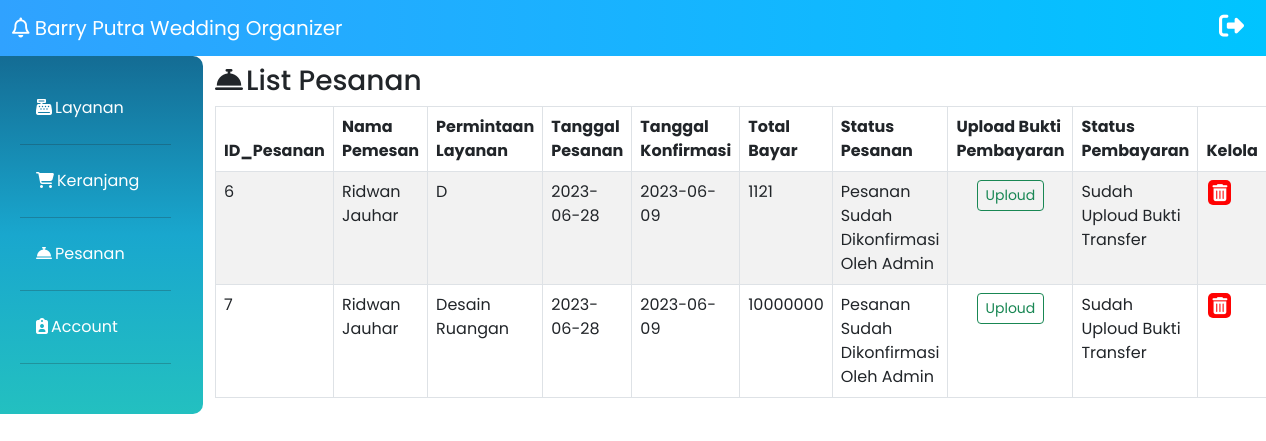
Page /pelanggan_pesanan.php (signed in) on the committed database.
### tables this page shows
CREATE TABLE IF NOT EXISTS `pesanan` (
  `id_pesanan` int(11) NOT NULL AUTO_INCREMENT,
  `tanggal_permintaan` date NOT NULL,
  `status_konfirmasi` varchar(100) DEFAULT 'Belum Dikonfirmasi Admin',
  `tanggal_konfirmasi` date DEFAULT NULL,
  `id_keranjang` int(11) DEFAULT NULL,
  `id_pelanggan` int(11) DEFAULT NULL,
  `status_pembayaran` varchar(100) DEFAULT 'Belum Ada Bukti Transfer',
  PRIMARY KEY (`id_pesanan`),
  KEY `FK_pesanan_pelanggan` (`id_pelanggan`),
  KEY `FK_pesanan_keranjang` (`id_keranjang`),
  CONSTRAINT `FK_pesanan_keranjang` FOREIGN KEY (`id_keranjang`) REFERENCES `keranjang` (`id_keranjang`),
  CONSTRAINT `FK_pesanan_pelanggan` FOREIGN KEY (`id_pelanggan`) REFERENCES `pelanggan` (`id_pelanggan`) ON DELETE CASCADE ON UPDATE CASCADE
);

CREATE TABLE IF NOT EXISTS `pelanggan` (
  `id_pelanggan` int(11) NOT NULL AUTO_INCREMENT,
  `nama` varchar(100) DEFAULT '-',
  `alamat` varchar(100) DEFAULT '-',
  `telepon` varchar(50) DEFAULT '-',
  `email` varchar(100) DEFAULT '-',
  `umur` int(11) DEFAULT NULL,
  `gender` varchar(50) DEFAULT '-',
  `pekerjaan` varchar(100) DEFAULT '-',
  `tanggal_lahir` date DEFAULT NULL,
  `id_akun` int(11) NOT NULL,
  PRIMARY KEY (`id_pelanggan`),
  KEY `FK_pelanggan_users` (`id_akun`) USING BTREE,
  CONSTRAINT `FK_pelanggan_akun` FOREIGN KEY (`id_akun`) REFERENCES `akun` (`id_akun`) ON DELETE CASCADE ON UPDATE CASCADE
);

CREATE TABLE IF NOT EXISTS `layanan` (
  `id_layanan` int(11) NOT NULL AUTO_INCREMENT,
  `nama_layanan` varchar(100) NOT NULL,
  `deskripsi` varchar(100) NOT NULL,
  `harga` int(12) NOT NULL DEFAULT 0,
  PRIMARY KEY (`id_layanan`)
);

### pelanggan_pesanan.php (the view, shortened to what this page needs)
<!doctype html>
<html lang="en">
<head>
    <link href="https://cdn.jsdelivr.net/npm/bootstrap@5.3.0-alpha3/dist/css/bootstrap.min.css" rel="stylesheet">
    <link rel="stylesheet" href="Pelanggan.css">
    <link rel="stylesheet" href="fontawesome/css/all.css">
</head>
<body>
    <nav class="navbar fixed-top">
        <div class="container-fluid">
            <a class="navbar-brand text-white">
                <i class="fa-regular fa-bell"></i>
                Barry Putra Wedding Organizer
            </a>
            <div class="icon">
                <a href="logout.php" style="text-decoration: none;">
                    <i class="fas fa-right-from-bracket text-white" data-toggle="tooltip" title="Sign Out"></i>
                </a>
            </div>
        </div>
    </nav>
    <div class="row no-gutters mt-5">
        <div class="col-md-2 mt-2 p-3">
            <ul class="nav flex-column m-lg-3 mb-5">
                <li class="nav-item">
                    <a class="nav-link" href="pelanggan_layanan.php"><i class="fa-solid fa-cash-register"></i>Layanan</a>
                    <hr class="bg-secondary">
                </li>
                <li class="nav-item">
                    <a class="nav-link" href="pelanggan_keranjang.php"><i class="fa-solid fa-cart-shopping"></i>Keranjang</a>
                    <hr class="bg-secondary">
                </li>
                <li class="nav-item">
                    <a class="nav-link" href="pelanggan_pesanan.php"><i class="fa-solid fa-bell-concierge"></i>Pesanan</a>
                    <hr class="bg-secondary">
                </li>
                <li class="nav-item">
                    <a class="nav-link" href="pelanggan_akun.php"><i class="fa-solid fa-clipboard-user"></i>Account</a>
                    <hr class="bg-secondary">
                </li>
            </ul>
        </div>
        <div class="col-md-10 mt-3">
            <h3><i class="fa-solid fa-bell-concierge"></i>List Pesanan</h3>
            <?php
            include 'koneksi.php';
            $username = $_SESSION['login_user'];
            $q1 = "SELECT * FROM pelanggan, akun where pelanggan.id_akun = akun.id_akun AND akun.username = '$username'";
            $r1 = mysqli_query($conn, $q1);
            $has1 = mysqli_fetch_assoc($r1);
            $id_p = $has1['id_pelanggan'];
            $query = "SELECT * FROM pesanan WHERE id_pelanggan = '$id_p'";
            $result = mysqli_query($conn, $query);
            ?>
            <div class="table-container">
                <table class="table table-striped table-bordered">
                    <thead>
                        <tr>
                            <th scope="col">ID_Pesanan</th>
                            <th scope="col">Nama Pemesan</th>
                            <th scope="col">Permintaan Layanan </th>
                            <th scope="col">Tanggal Pesanan</th>
                            <th scope="col">Tanggal Konfirmasi</th>
                            <th scope="col">Total Bayar</th>
                            <th scope="col">Status Pesanan</th>
                            <th scope="col">Upload Bukti Pembayaran</th>
                            <th scope="col">Status Pembayaran</th>
                            <th scope="col">Kelola</th>
                        </tr>
                    </thead>
                    <tbody>
                        <?php
                        $no = 1;
                        while ($row = mysqli_fetch_assoc($result)) :
                        ?>
                            <tr>
                                <label hidden><?= $no++ ?></label>
                                <td><?= $row['id_pesanan'] ?></td>
                                <?php
                                $id_pelanggan = $row['id_pelanggan'];
                                $query3 = "SELECT * FROM pelanggan WHERE id_pelanggan = '$id_pelanggan'";
                                $h = mysqli_query($conn, $query3);
                                $data_pelanggan = mysqli_fetch_assoc($h);
                                if ($data_pelanggan) {
                                    $nama_pelanggan = $data_pelanggan['nama'];
                                } else {
                                    $nama_pelanggan = 'Tidak Ditemukan';
                                }
                                ?>
                                <td><?= $nama_pelanggan ?></td>
                                <?php
                                $a = $row['id_keranjang'];
                                $sql = "SELECT * FROM keranjang, layanan WHERE keranjang.id_layanan = layanan.id_layanan and keranjang.id_keranjang = '$a'";
                                $h2 = mysqli_query($conn, $sql);
                                $nama_lay = mysqli_fetch_assoc($h2);
                                ?>
                                <td><?= $nama_lay['nama_layanan'] ?></td>
                                <td><?= $row['tanggal_permintaan'] ?></td>
                                <td><?= $row['tanggal_konfirmasi'] ?></td>
                                <td><?= $nama_lay['harga'] ?></td>
                                <td><?= $row['status_konfirmasi'] ?></td>
                                <td class="btnUploud text-center">
                                    <button type="button" class="btn btn-outline-success btn-sm " data-bs-toggle="modal" data-bs-target="#modalUploud<?= $no ?>">Uploud</button>
                                </td>
                                <td><?= $row['status_pembayaran'] ?></td>
                                <td>
                                    <a href="#" class="deleteBtn text-decoration-none">
                                        <i class='fa-solid fa-trash-can' data-bs-toggle="modal" data-bs-target="#modalHapus<?= $no ?>" data-toggle='tooltip' title='Delete'></i>
                                    </a>
                                </td>
                            </tr>
            </div>
        </div>
    <?php endwhile; ?>
</body>
</html>

### Pelanggan.css (style rules this page uses)
* { font-family: 'Poppins', sans-serif; }
.navbar { background-image: linear-gradient(to left, #00C4FF, #30A2FF); }
.navbar-brand { font-size: 20px; color: white; }
.fa-right-from-bracket { margin-right: 10px; font-size: 25px; color: black; }
.col-md-2 { background-image: linear-gradient(to top, rgb(35, 192, 192), #19A7CE, #146C94); border-radius: 10px; }
.nav-link { color: white; }
.fa-solid { margin-right: 3px; }
.fa-trash-can { font-size: 17px; margin-left: 2px; margin-right: 20px; background-color: #ff0202; color: white; padding: 4px; border-radius: 5px; }

### rows in the picture
pesanan: id_pesanan "6", id_pelanggan.nama "Ridwan Jauhar", layanan.nama_layanan "D", tanggal_permintaan "2023-06-28", tanggal_konfirmasi "2023-06-09", layanan.harga "1121", status_konfirmasi "Pesanan Sudah Dikonfirmasi Oleh Admin", status_pembayaran "Sudah Uploud Bukti Transfer"
pesanan: id_pesanan "7", id_pelanggan.nama "Ridwan Jauhar", layanan.nama_layanan "Desain Ruangan", tanggal_permintaan "2023-06-28", tanggal_konfirmasi "2023-06-09", layanan.harga "10000000", status_konfirmasi "Pesanan Sudah Dikonfirmasi Oleh Admin", status_pembayaran "Sudah Uploud Bukti Transfer"
